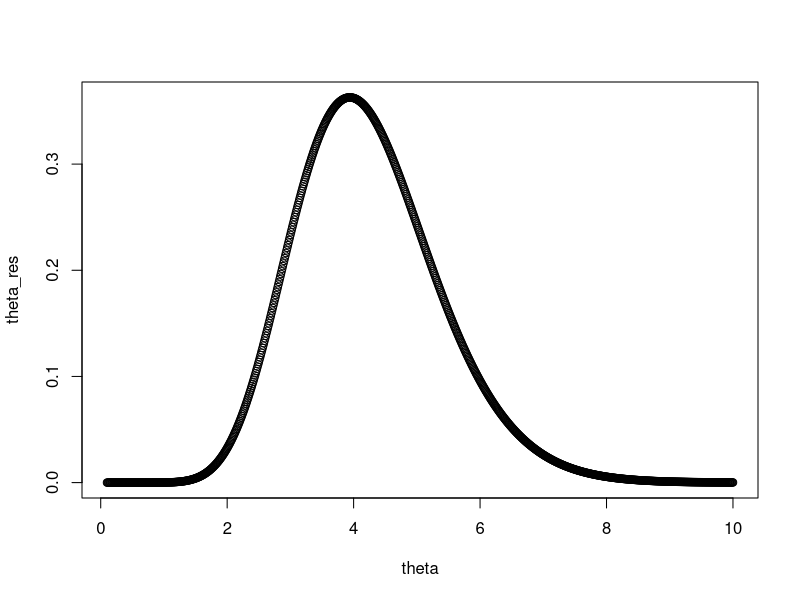
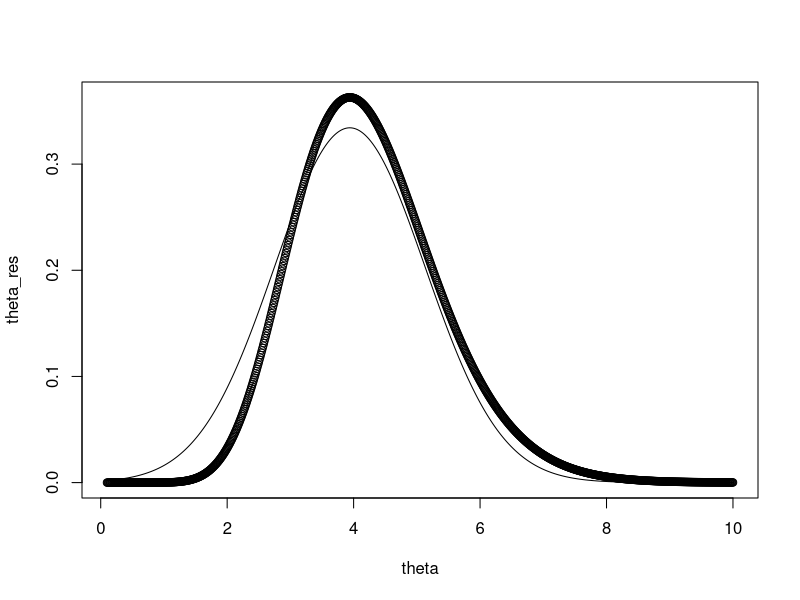
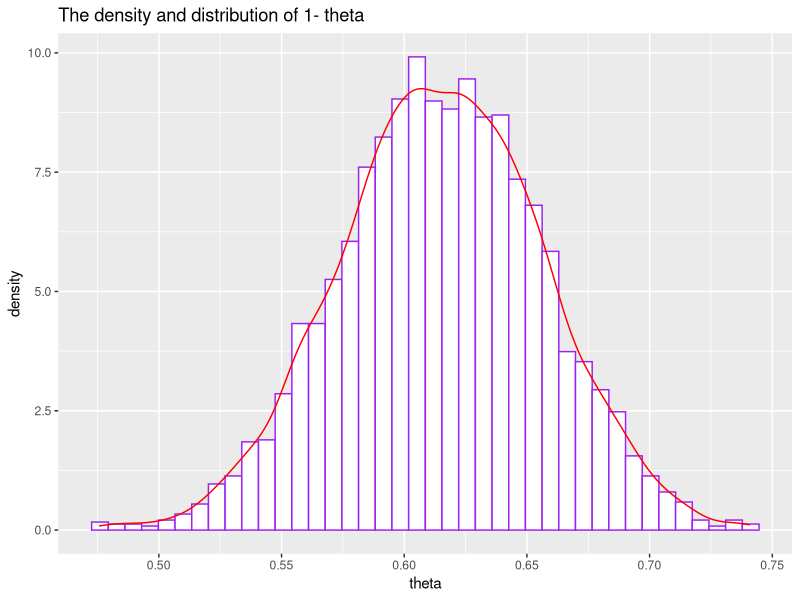

Source code (R) for these figures, in order: (Note: this script raises an error after producing the figures.)
#2
log_postertio <- function(theta,n,sum_square)
{
  return(n*log(theta)-theta*(0.5+sum_square))
}

theta = seq(0.1,10,0.01)
theta_res = exp(log_postertio(theta,13,2.8))
theta_res = theta_res/sum(theta_res)/0.01
plot(theta,theta_res)

theta_hat = 3.9

opt = optim(theta_hat,log_postertio,n=13,sum_square=2.8,lower = 0.1,method = c('L-BFGS-B'),hessian=TRUE,control=list(fnscale=-1))
theta_hat = opt$par
hessian = opt$hessian[1,1]
lines1 = dnorm(seq(0.1,10,0.01),theta_hat,-1/hessian)
plot(theta,theta_res)
lines(theta,lines1)


#1
n = 100
alpha1 = 16
beta1 = 24
s = 38
f = 100-s
alpha2 = alpha1+s
beta2 = beta1+f
pbeta(0.4,alpha2,beta2,lower.tail = FALSE)

#b
n_sample = 3500
sample = rbeta(n_sample,alpha2,beta2)
sample2 = 1-sample
library(ggplot2)
df = data.frame(n=1:n_sample,theta=sample2)
p3 = ggplot(df,aes(theta))+
  geom_histogram(aes(y=..density..),bins=40,color='purple',fill='white')+
  geom_density(alpha=0.3,color='red')+
  ggtitle('The density and distribution of 1- theta')
print(p3)

new_sample = sample2/sample
quantile(new_sample,prob=c(0.025,0.975))

#c
beta/beta



Dirichlet<-function(n_draws,y,theta)
{
  history_res = matrix(nrow = n_draws,ncol = length(theta))
  for (i in 1:length(theta)) {
    history_res[,i] = rgamma(n_draws,y[i]+theta[i])
  }
  for (i in 1:n_draws) {
    history_res[i,] = history_res[i,]/sum(history_res[i,])
  }
  return(mean(history_res[,1]>history_res[,3]))
}
Dirichlet(1e5,c(38,27,35),c(20,20,20))
